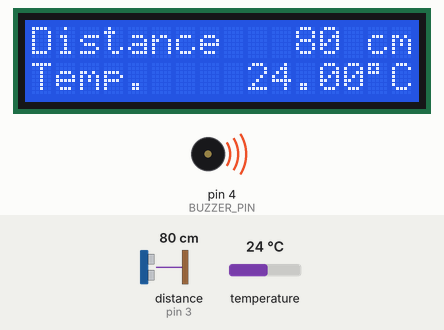
A sketch run on a simulated Arduino Uno, built with avr-gcc and run on an emulated ATmega328P. On the bench: 16×2 character LCD, buzzer (waves = sounding, pin HIGH). The test bench sets the inputs (shaded band); at power-on: distance to the obstacle (sensor on pin 3) 80 cm, temperature 24 °C. The echo pulse lasts 58.3 µs per cm; what the sketch prints to the serial monitor is not drawn.

Above: at 1.2 s.
1.3 s: distance to the obstacle (sensor on pin 3) set to 21 cm
At 2.0 s:
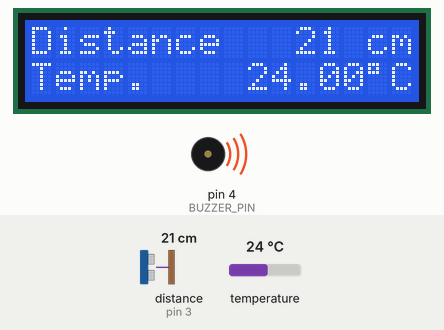
2.8 s: distance to the obstacle (sensor on pin 3) set to 17 cm
At 3.1 s:
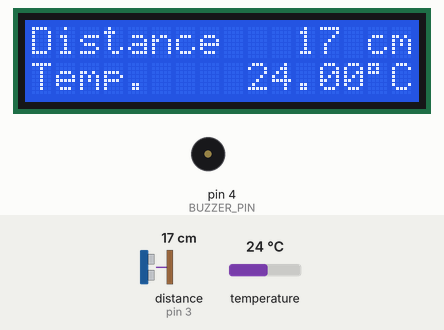
4.3 s: temperature set to 12 °C
At 7.0 s:
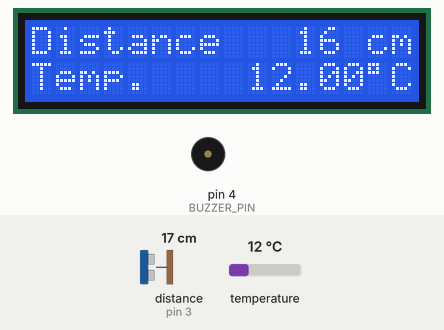
7.3 s: temperature set to 19 °C
At 11.7 s:
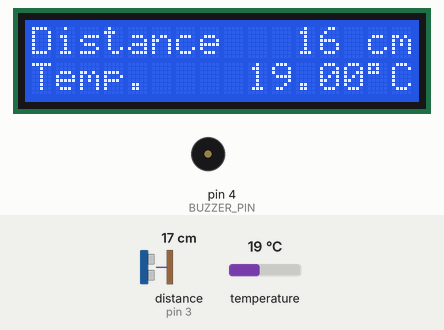
12.3 s: distance to the obstacle (sensor on pin 3) set to 2 cm
At 12.9 s:
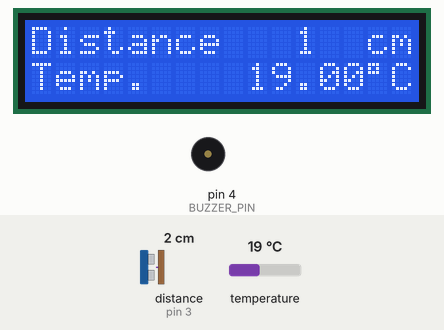
13.8 s: temperature set to 28 °C
At 16.2 s:
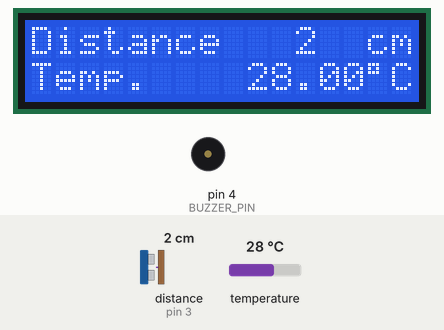
Timing chart, 0 to 17.7 s (numbered marks = the images above; inputs shaded):
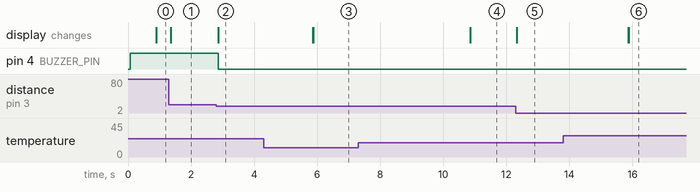

Measured:
- the behaviour switches between 20 and 19 cm on distance to the obstacle (sensor on pin 3) (found by bisection; images 1 and 2)
- after the input at 1.3 s, the display: changes after 0.06 s (image 1)
- after the input at 2.8 s, pin 4 (BUZZER_PIN): HIGH → LOW after 0.06 s; the display: changes after 0.06 s (image 2)
- after the input at 4.3 s, the display: first changes after 1.6 s (image 3 shows a later state)
- after the input at 7.3 s, the display: changes after 3.6 s (image 4)
- after the input at 12.3 s, the display: changes at once (image 5)
- after the input at 13.8 s, the display: first changes after 2.1 s (image 6 shows a later state)

The sketch:

4.16test.ino
```cpp
#include <Wire.h>
#include <LiquidCrystal_I2C.h>
#include <NewPing.h>
#include <OneWire.h>
#include <DallasTemperature.h>
LiquidCrystal_I2C lcd(0x27,16,2);
#define TRIGGER_PIN 2
#define ECHO_PIN 3
#define BUZZER_PIN 4
#define ONE_WIRE_BUS 7
#define MAX_DISTANCE 400
NewPing sonar(TRIGGER_PIN,ECHO_PIN,MAX_DISTANCE);
OneWire oneWire(ONE_WIRE_BUS);
DallasTemperature sensors(&oneWire);

// === 时间控制变量 ===
unsigned long lastTempTime=-5000;
const unsigned long tempInterval=5000;//温度更新频率
unsigned long lastPingTime=-50;
const unsigned long pingInterval=50;//距离更新频率
unsigned int uS,pingTime,distance;
float tempC,vt;

void setup() {
  // put your setup code here, to run once:
  Serial.begin(9600);
  lcd.init();
  lcd.backlight();
  pinMode(BUZZER_PIN, OUTPUT);
  digitalWrite(BUZZER_PIN,HIGH);
  sensors.begin();
}

void loop() {
  unsigned long now=millis();
  if(now-lastTempTime>=tempInterval)
  {
    lastTempTime=now;
    sensors.requestTemperatures();
    tempC=sensors.getTempCByIndex(0);
    Serial.print(tempC);
    Serial.println("°C");
    lcd.setCursor(0,1);
    lcd.print("Temp.    ");
    lcd.print(tempC);
    lcd.print(char(223));
    lcd.print("C");
  }
  if(now-lastPingTime>=pingInterval)
  {
    lastPingTime=now;
    uS=sonar.ping();
    vt=331.45*sqrt((273.15+tempC)/273.15);
    pingTime=sonar.ping();//微秒
    distance=(pingTime/1000000.0)*vt/2.0*100.0;//cm
    Serial.print(distance);
    Serial.println("cm");
    lcd.setCursor(0,0);
    lcd.print("Distance      cm");
    lcd.setCursor(11,0);
    lcd.print(distance);
    if (distance<20)
    {
      digitalWrite(BUZZER_PIN,LOW);
    }
    else {
      digitalWrite(BUZZER_PIN,HIGH);
    }
  }
}
```
